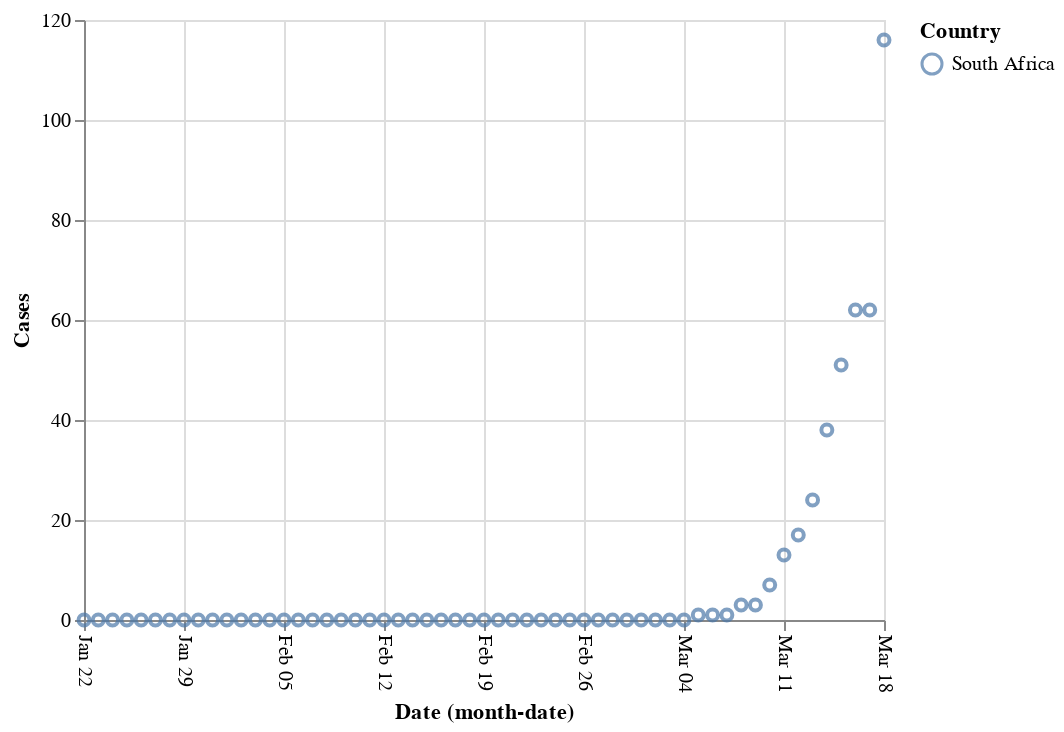

Notebook source saved alongside this figure:
### Code cell
alt.Chart(covid19[covid19.Country == 'South Africa']
         ).mark_point().encode(x=alt.X('monthdate(Date)', 
                                                  axis=alt.Axis(labelAngle=90)), 
                                         y='Cases', color='Country')

### Figure 1 — Vega-Lite specification as saved in the notebook (floating-point values rounded to 4 significant figures)
{"config": {"view": {"continuousWidth": 400, "continuousHeight": 300}}, "data": {"name": "data-4a72329d5bca18c254ee52a2f6223546"}, "mark": "point", "encoding": {"color": {"type": "nominal", "field": "Country"}, "x": {"type": "temporal", "axis": {"labelAngle": 90}, "field": "Date", "timeUnit": "monthdate"}, "y": {"type": "quantitative", "field": "Cases"}}, "$schema": "https://vega.github.io/schema/vega-lite/v4.0.2.json", "datasets": {"data-4a72329d5bca18c254ee52a2f6223546": [{"Country": "South Africa", "Cases": 0, "Date": "2020-01-22T00:00:00"}, {"Country": "South Africa", "Cases": 0, "Date": "2020-01-23T00:00:00"}, {"Country": "South Africa", "Cases": 0, "Date": "2020-01-24T00:00:00"}, {"Country": "South Africa", "Cases": 0, "Date": "2020-01-25T00:00:00"}, {"Country": "South Africa", "Cases": 0, "Date": "2020-01-26T00:00:00"}, {"Country": "South Africa", "Cases": 0, "Date": "2020-01-27T00:00:00"}, {"Country": "South Africa", "Cases": 0, "Date": "2020-01-28T00:00:00"}, {"Country": "South Africa", "Cases": 0, "Date": "2020-01-29T00:00:00"}, {"Country": "South Africa", "Cases": 0, "Date": "2020-01-30T00:00:00"}, {"Country": "South Africa", "Cases": 0, "Date": "2020-01-31T00:00:00"}, {"Country": "South Africa", "Cases": 0, "Date": "2020-02-01T00:00:00"}, {"Country": "South Africa", "Cases": 0, "Date": "2020-02-02T00:00:00"}, {"Country": "South Africa", "Cases": 0, "Date": "2020-02-03T00:00:00"}, {"Country": "South Africa", "Cases": 0, "Date": "2020-02-04T00:00:00"}, {"Country": "South Africa", "Cases": 0, "Date": "2020-02-05T00:00:00"}, {"Country": "South Africa", "Cases": 0, "Date": "2020-02-06T00:00:00"}, {"Country": "South Africa", "Cases": 0, "Date": "2020-02-07T00:00:00"}, {"Country": "South Africa", "Cases": 0, "Date": "2020-02-08T00:00:00"}, {"Country": "South Africa", "Cases": 0, "Date": "2020-02-09T00:00:00"}, {"Country": "South Africa", "Cases": 0, "Date": "2020-02-10T00:00:00"}, {"Country": "South Africa", "Cases": 0, "Date": "2020-02-11T00:00:00"}, {"Country": "South Africa", "Cases": 0, "Date": "2020-02-12T00:00:00"}, {"Country": "South Africa", "Cases": 0, "Date": "2020-02-13T00:00:00"}, {"Country": "South Africa", "Cases": 0, "Date": "2020-02-14T00:00:00"}, {"Country": "South Africa", "Cases": 0, "Date": "2020-02-15T00:00:00"}, {"Country": "South Africa", "Cases": 0, "Date": "2020-02-16T00:00:00"}, {"Country": "South Africa", "Cases": 0, "Date": "2020-02-17T00:00:00"}, {"Country": "South Africa", "Cases": 0, "Date": "2020-02-18T00:00:00"}, {"Country": "South Africa", "Cases": 0, "Date": "2020-02-19T00:00:00"}, {"Country": "South Africa", "Cases": 0, "Date": "2020-02-20T00:00:00"}, {"Country": "South Africa", "Cases": 0, "Date": "2020-02-21T00:00:00"}, {"Country": "South Africa", "Cases": 0, "Date": "2020-02-22T00:00:00"}, {"Country": "South Africa", "Cases": 0, "Date": "2020-02-23T00:00:00"}, {"Country": "South Africa", "Cases": 0, "Date": "2020-02-24T00:00:00"}, {"Country": "South Africa", "Cases": 0, "Date": "2020-02-25T00:00:00"}, {"Country": "South Africa", "Cases": 0, "Date": "2020-02-26T00:00:00"}, {"Country": "South Africa", "Cases": 0, "Date": "2020-02-27T00:00:00"}, {"Country": "South Africa", "Cases": 0, "Date": "2020-02-28T00:00:00"}, {"Country": "South Africa", "Cases": 0, "Date": "2020-02-29T00:00:00"}, {"Country": "South Africa", "Cases": 0, "Date": "2020-03-01T00:00:00"}, {"Country": "South Africa", "Cases": 0, "Date": "2020-03-02T00:00:00"}, {"Country": "South Africa", "Cases": 0, "Date": "2020-03-03T00:00:00"}, {"Country": "South Africa", "Cases": 0, "Date": "2020-03-04T00:00:00"}, {"Country": "South Africa", "Cases": 1, "Date": "2020-03-05T00:00:00"}, {"Country": "South Africa", "Cases": 1, "Date": "2020-03-06T00:00:00"}, {"Country": "South Africa", "Cases": 1, "Date": "2020-03-07T00:00:00"}, {"Country": "South Africa", "Cases": 3, "Date": "2020-03-08T00:00:00"}, {"Country": "South Africa", "Cases": 3, "Date": "2020-03-09T00:00:00"}, {"Country": "South Africa", "Cases": 7, "Date": "2020-03-10T00:00:00"}, {"Country": "South Africa", "Cases": 13, "Date": "2020-03-11T00:00:00"}, {"Country": "South Africa", "Cases": 17, "Date": "2020-03-12T00:00:00"}, {"Country": "South Africa", "Cases": 24, "Date": "2020-03-13T00:00:00"}, {"Country": "South Africa", "Cases": 38, "Date": "2020-03-14T00:00:00"}, {"Country": "South Africa", "Cases": 51, "Date": "2020-03-15T00:00:00"}, {"Country": "South Africa", "Cases": 62, "Date": "2020-03-16T00:00:00"}, {"Country": "South Africa", "Cases": 62, "Date": "2020-03-17T00:00:00"}, {"Country": "South Africa", "Cases": 116, "Date": "2020-03-18T00:00:00"}]}}
